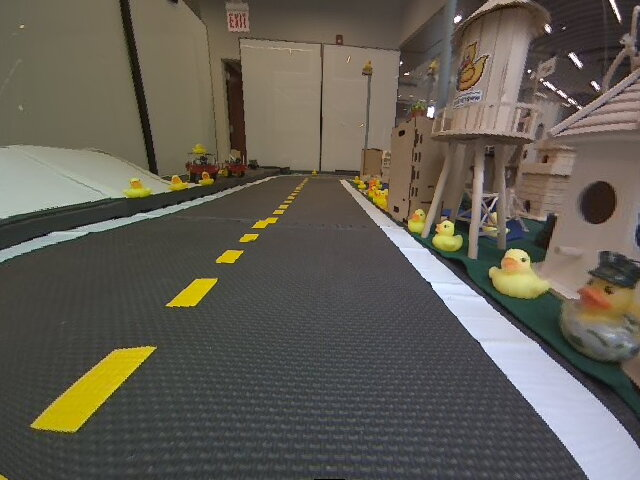
#> input picture visual_lane_servoing/solution/images/visual_control/pic1_rect.png, 640 x 480 px
$ jupyter execute --allow-errors SOLUTIONS_visual_control_activity.ipynb   (shell and % lines are left out)   (older library calls are emulated)
#> lines starting #> are read from the running program, lines starting #| are printed output that depends on the picture; after the words box and inside, x2 and y2 are one past the last pixel; in counts of white or black regions, pixels touching at a corner belong together
### visual_lane_servoing/solution/unit_test.py
import numpy as np
import cv2
from matplotlib import pyplot as plt


class UnitTestMessage:
    # Test the WheelEncoderStamped messages
    # [18 lines left out: function __init__, not called in this run]


class UnitTestLMO:
    # Test the detection and estimation of lane marking orientations
    # [22 lines left out: function __init__, not called in this run]


class UnitTestDLM:
    # Test the detection and estimation of lane marking orientations
    def __init__(self, detect_lane_markings):
        imgbgr = cv2.imread('../images/visual_control/test.png')
        img = cv2.cvtColor(imgbgr, cv2.COLOR_BGR2GRAY)

        left_masked_img, right_masked_img = detect_lane_markings(imgbgr)

        fig = plt.figure(figsize=(20, 5))
        ax1 = fig.add_subplot(1, 3, 1)
        # OpenCV uses BGR by default, whereas matplotlib uses RGB, so we generate an RGB version for the sake of visualization
        ax1.imshow(cv2.cvtColor(imgbgr, cv2.COLOR_BGR2RGB))
        ax1.set_title('Input image'), ax1.set_xticks([]), ax1.set_yticks([])

        ax2 = fig.add_subplot(1, 3, 2)
        ax2.imshow(cv2.cvtColor(imgbgr, cv2.COLOR_BGR2RGB))
        ax2.imshow(left_masked_img * img, cmap='gray')
        ax2.set_title('Mask (Left)'), ax2.set_xticks([]), ax2.set_yticks([])

        ax3 = fig.add_subplot(1, 3, 3)
        ax3.imshow(right_masked_img * img, cmap='gray')
        ax3.set_title('Mask (Right)'), ax3.set_xticks([]), ax3.set_yticks([]);

### visual_lane_servoing/solution/05-Visual-Control/SOLUTIONS_visual_control_activity.ipynb
<p style="text-align: right">

</p>

# 🚙 05 - Visual control

<figure>
  <div style="text-align:center;">

  <figcaption>The view from a Duckiebot when centered in its lane.</figcaption>
  </div>
</figure>

Now, we will combine the image processing tools that we have explored with the earlier exercise on image-based reactive control to design a policy for lane-following. Consider above image taken from the Duckiebot's camera when the Duckiebot was roughly centered in its lane. Our goal is to design a control policy that uses only images streamed from the Duckiebot's camera to keep it in the lane as it drives forward at a fixed velocity.

Rather than design a controller that reasons over the raw image, we will process the image to enhance aspects of the image that are helpful for lane-following. In particular, the dashed-yellow and solid-white lane markings provide valuable cues that we can use to guide the robot on order to stay in its lane.

Assume that the Duckiebot starts out in the center of its lane, facing in the direction of travel. Assume also that the Duckiebot is traveling forward at a nominal speed. We can imagine using the location of the dashed-yellow and solid-white lane markings in the image to vary the rotational velocities of the left and right wheels in order to stay in the lane. For example, if the dashed-yellow lane markings appear in the left- and right-halves of the image, we might command a negative rotational velocity (i.e., counter-clockwise) as a correction.

Of course, this requires that we can detect the dashed-yellow and solid-white lane markings and estimate their orientations. Thus, we want to apply a filter that makes the lane markings "pop out" in the image, while supressing as much of distracting content of the image. As we discussed in lecture, lane markings are brightly colored against a dark background (the road).

We can identify the location of lane markings in the image by applying finite-difference filters $h_x$ and $h_y$ (e.g., using the Sobel operator) to estimate the horizontal and vertical intensity gradients

$$ \nabla I[u,v] =
\begin{bmatrix}
G_x[u,v]\\
G_y[u,v]
\end{bmatrix}
$$

where

$$
\begin{align}
G_x = h_x * I\\
G_y = h_y * I
\end{align}
$$

We can then look for regions of the image where the magnitude of the intensity gradient is large as a measure of the strength of each edge.

$$
\lvert \nabla I[u,v] \rvert = \sqrt{\left(G_x[u,v]\right)^2 + \left(G_y[u,v]\right)^2}
$$

Assuming that these edges correspond to the lane boundaries, the direction of the gradients can then be used to estimate the desired orientations.

$$
\theta[u,v] = \textrm{atan2}\left(G_y[u,v], G_x[u,v]\right)
$$

In this exercise, we will develop this idea by investigating different ways of processing the images to tease out information about the robot's pose relative to the lane. We will use these results to implement a reactive image-space controller that we will validate on a simulated and/or real DuckieBot.

[cell 1]
## Run this cell to import relevant modules
%pylab inline

from matplotlib import pyplot as plt
import numpy as np
import cv2

Let's load the image into Python and then take a look at the horizontal and vertical gradients computed via the Sobel operator

[cell 2]
# Load in the image and generate hsv and grayscale versions
imgbgr = cv2.imread('../images/visual_control/pic1_rect.png')
#> imgbgr is the input picture: shape (480, 640, 3); mean B, G, R 83.3, 93.3, 98.2

# OpenCV uses BGR by default, whereas matplotlib uses RGB, so we generate an RGB version for the sake of visualization
imgrgb = cv2.cvtColor(imgbgr, cv2.COLOR_BGR2RGB)

# Convert the image to HSV for any color-based filtering
imghsv = cv2.cvtColor(imgbgr, cv2.COLOR_BGR2HSV)
#> imghsv: shape (480, 640, 3); mean H, S, V 52.4, 49.8, 101.7

# Most of our operations will be performed on the grayscale version
img = cv2.cvtColor(imgbgr, cv2.COLOR_BGR2GRAY)

# The image-to-ground homography associated with this image (Jacopo's)
H = np.array([-4.137917960301845e-05, -0.00011445854191468058, -0.1595567007347241,
              0.0008382870319844166, -4.141689222457687e-05, -0.2518201638170328,
              -0.00023561657746150284, -0.005370140574116084, 0.9999999999999999])

H = np.reshape(H,(3, 3))
Hinv = np.linalg.inv(H)

## Finding the Horizon

In Duckietown, the ground is planar and in other self-driving and robotics domains, it is often assumed that the ground is locally planar. We can exploit this as we search for lane markings by not searching above the horizon. In the world frame relative to which we estimated the homography (i.e., a reference frame with the origin centered between the drive wheels with the positive $x$-axis pointing forward and the positive $y$-axis to the left), the horizon corresponds to large $x$-coordinates. In Duckietown, we are only interested in the road a few meters in front of the Duckiebot.

[cell 3]
xmax = 5
X = np.array([xmax, 0.0, 1.0])
x = Hinv.dot(X)
x = x/x[-1]

height = img.shape[1]
mask_ground = np.ones(img.shape, dtype=np.uint8)
mask_ground[0:int(np.floor(x[1])),:] = 0

fig = plt.figure(figsize = (30,20))
ax1 = fig.add_subplot(1,4,1)
ax1.imshow(img*mask_ground,cmap = 'gray')
ax1.set_title('Horizon Mask'), ax1.set_xticks([]), ax1.set_yticks([]);

## Detecting Lane Markings using Sobel Edge Detection

[cell 4]
# Convolve the image with the Sobel operator (filter) to compute the numerical derivatives in the x and y directions
sobelx = cv2.Sobel(img,cv2.CV_64F,1,0)
sobely = cv2.Sobel(img,cv2.CV_64F,0,1)

# Compute the magnitude of the gradients
Gmag = np.sqrt(sobelx*sobelx + sobely*sobely)

# Compute the orientation of the gradients
Gdir = cv2.phase(np.array(sobelx, np.float32), np.array(sobely, dtype=np.float32), angleInDegrees=True)
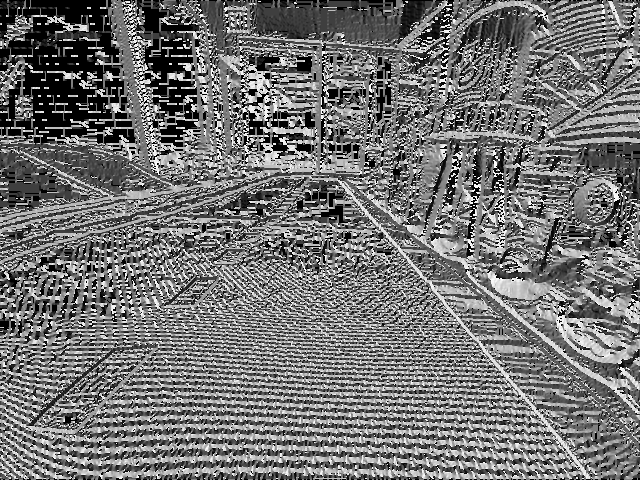
#> Gdir: shape (480, 640) float32; min 0, max 359.9, mean 162.6; drawn with min black and max white

fig = plt.figure(figsize = (30,20))
ax1 = fig.add_subplot(1,4,1)
ax1.imshow(img,cmap = 'gray')
ax1.set_title('Original'), ax1.set_xticks([]), ax1.set_yticks([])
ax2 = fig.add_subplot(1,4,2)
ax2.imshow(sobelx,cmap = 'gray')
ax2.set_title('Sobel X'), ax2.set_xticks([]), ax2.set_yticks([])
ax3 = fig.add_subplot(1,4,3)
ax3.imshow(sobely,cmap = 'gray')
ax3.set_title('Sobel Y'), ax3.set_xticks([]), ax3.set_yticks([]);
ax4 = fig.add_subplot(1,4,4)
ax4.imshow(np.uint8(Gmag))
ax4.set_title('Gradient Magnitude'), ax4.set_xticks([]), ax4.set_yticks([]);

Filtering the image has enhanced the location of the lane markings, but has also emphasized other locations where there are rapid changes in intensity. These include the duckies, buildings in Duckietown and duckies, the road surface, and elements in the background (e.g., the lights in the upper-right corner of the image). Note that we are using a non-grayscale colormap for the gradient magnitudes in order to more clearly convey locations that are enhanced by the Sobel operator.

We can reduce the occurrence of some of these features by first blurring the filter using a Gaussian kernel.

## Gaussian Blurring

The Sobel operator picks up on noise in the image as well as texture in the scene that we don't particularly care about. We can blur the image with a Gaussian kernel to reduce these spurious detections.

**Example: Gaussian Blurring**

Using your experience from the previous exercise, identify a setting for the standard deviation of the Gaussian kernel that removes noise and local texture (e.g., that of the road surface), without sacrificing too much valid content (namely, the edges associated with lane markings)

[cell 5]
# TODO: Identify a setting for the standard deviation that removes noise while not eliminating too much valid content.
sigma = 4

# Smooth the image using a Gaussian kernel
img_gaussian_filter = cv2.GaussianBlur(img,(0,0), sigma)
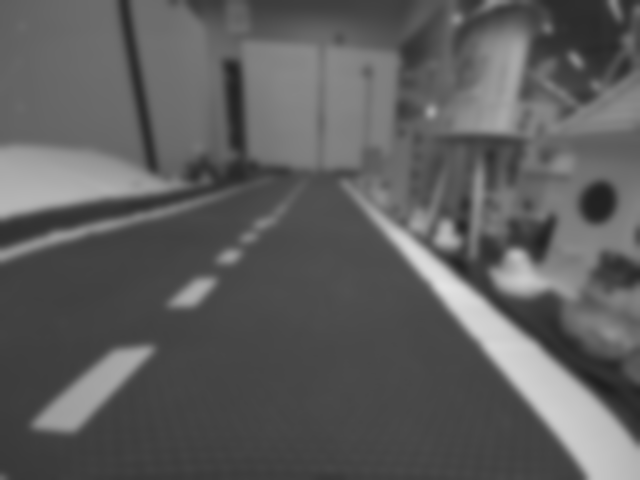
#> img_gaussian_filter: shape (480, 640); min 30, max 227, mean 93.6

# Visualize the filtered image alongside the original image.
fig = plt.figure(figsize = (20,20))
ax1 = fig.add_subplot(1,2,1)
ax1.imshow(img,cmap = 'gray')
ax1.set_title('Original'), ax1.set_xticks([]), ax1.set_yticks([])
ax2 = fig.add_subplot(1,2,2)
ax2.imshow(img_gaussian_filter,cmap = 'gray')
ax2.set_title('Gaussian Filter (Sigma = ' + str(sigma) +')'), ax2.set_xticks([]), ax2.set_yticks([]);

Now, let's look at the gradients of the blurred image. For this exercise, experiment with different settings for the standard deviation above and see how they affect the image gradients. In particular, compare the gradients for two extremes of the standard deviation (e.g., $\sigma=1$ and $\sigma=10$).

[cell 6]
# Convolve the image with the Sobel operator (filter) to compute the numerical derivatives in the x and y directions
sobelx = cv2.Sobel(img_gaussian_filter,cv2.CV_64F,1,0)
sobely = cv2.Sobel(img_gaussian_filter,cv2.CV_64F,0,1)
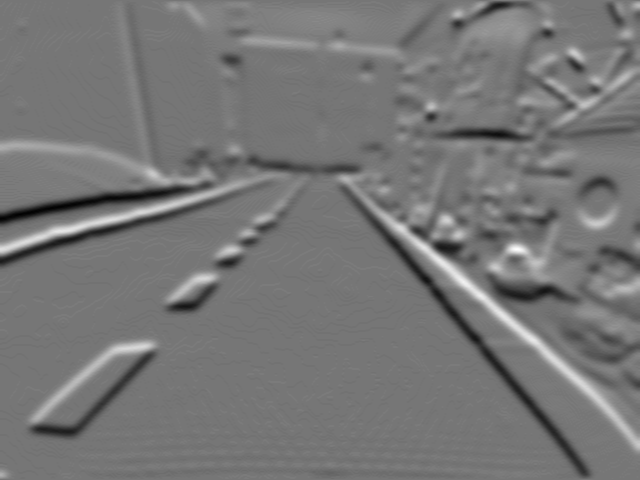
#> sobely: shape (480, 640) float64; min -103, max 118, mean -0.1; drawn with min black and max white

# Compute the magnitude of the gradients
Gmag = np.sqrt(sobelx*sobelx + sobely*sobely)

# Compute the orientation of the gradients
Gdir = cv2.phase(np.array(sobelx, np.float32), np.array(sobely, dtype=np.float32), angleInDegrees=True)
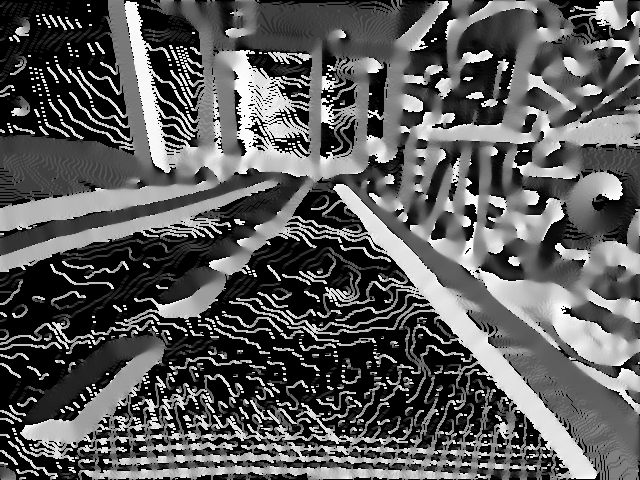
#> Gdir: shape (480, 640) float32; min 0, max 359.3, mean 128.1; drawn with min black and max white

fig = plt.figure(figsize = (30,20))
ax1 = fig.add_subplot(1,4,1)
ax1.imshow(img_gaussian_filter,cmap = 'gray')
ax1.set_title('Gaussian Blur'), ax1.set_xticks([]), ax1.set_yticks([])
ax2 = fig.add_subplot(1,4,2)
ax2.imshow(sobelx,cmap = 'gray')
ax2.set_title('Sobel X'), ax2.set_xticks([]), ax2.set_yticks([])
ax3 = fig.add_subplot(1,4,3)
ax3.imshow(sobely,cmap = 'gray')
ax3.set_title('Sobel Y'), ax3.set_xticks([]), ax3.set_yticks([]);
ax4 = fig.add_subplot(1,4,4)
ax4.imshow(np.uint8(Gmag))
ax4.set_title('Gradient Magnitude'), ax4.set_xticks([]), ax4.set_yticks([]);

## A Varient of Non-maximal Supression

With a suitable choice for the standard deviation, we have smoothed out some of the noise and texture in the image (e.g., the road), reducing the number of candidate edges while preserving most of the edges that corresopnd to lane markings.

Under the assumption that the edges associated with lane markings are stronger than most of of the edges in the image (in terms of the magnitude of the gradients), we can further eliminate distractors by only keeping edges whose gradient magnitude is greater than a threshold.

**Example: A form of non-maximal supression**

In this exercise, we will take a look at the histogram over gradient magnitudes to better understand the distribution of gradient magnitudes. Based on the histogram, we can choose a magnitude threshold that we will use to filter out weaker edges.

[cell 7]
# Visualize the histogram over gradient magnitudes
fig = plt.figure(figsize = (5,5))
ax1 = fig.add_subplot(1,1,1)
ax1.hist((Gmag*mask_ground).flatten(), bins=50)
ax1.set_title('Gradient Histogram');
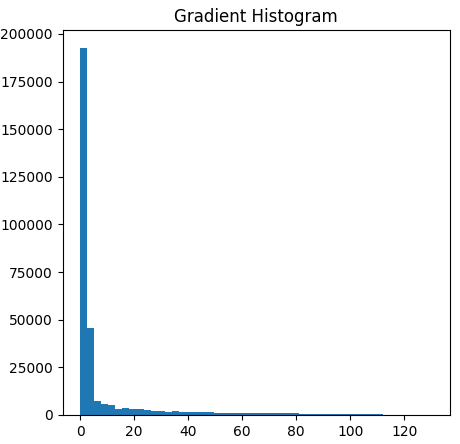
#> figure drawn by matplotlib, 1 panel; tallest bar 192408 high, from x = 2.22e-16 to 2.61

[cell 8]
# TODO: Use the histogram above to choose the minimum threshold on the gradient magnitude.
#       Edges whos gradient magnitude is below this threshold will be filtered out.
threshold = 30

mask_mag = (Gmag > threshold)
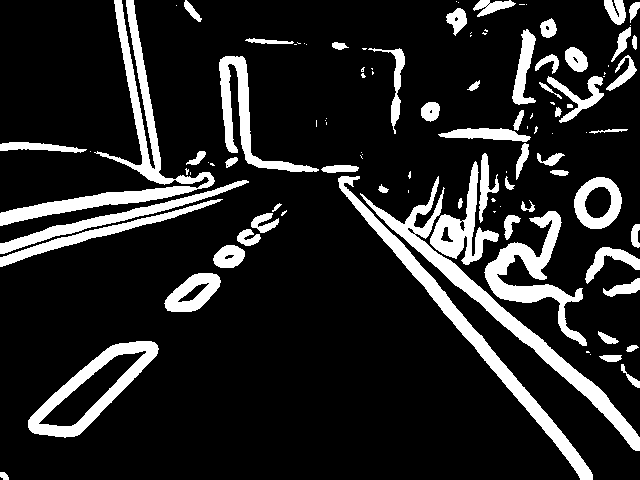
#> mask_mag: shape (480, 640) bool; 15.2% white; 109 white regions (49 under 20 px), largest, box (x1, y1, x2, y2) and area: (0, 0, 215, 226) 5847, (360, 176, 640, 451) 5459, (338, 176, 593, 480) 4786

fig = plt.figure(figsize = (20,10))
ax1 = fig.add_subplot(1,2,1)
ax1.imshow(Gmag, cmap = 'gray')
ax1.set_title('Gradient Magnitude'), ax1.set_xticks([]), ax1.set_yticks([])
ax2 = fig.add_subplot(1,2,2)
ax2.imshow(mask_mag*Gmag,cmap = 'gray')
ax2.set_title('Gradient Magnitude (Thresholded)'), ax2.set_xticks([]), ax2.set_yticks([]);
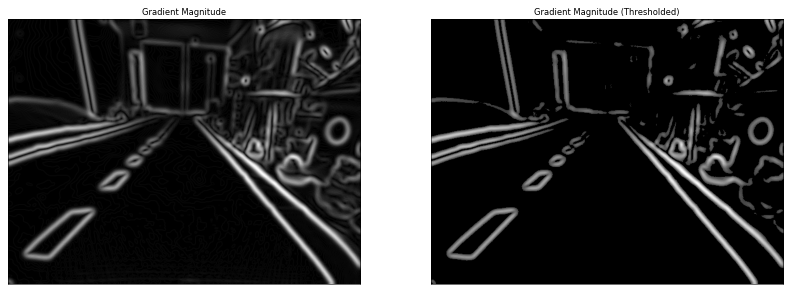
#> figure drawn by matplotlib, 2 panels

## Color-based Masking

Having identified a candidate set of edges, we can now try design a set of masks that isolate the edges associated with the dashed-yellow and solid-white lane markings.

Perhaps the most obvious thing to do is to create masks that filter out pixels whose color differs from that of the yellow and white lines.

**Exercise: Color-based Masking**

Following what we did in the Braitenberg exercise, we can select upper- and lower-bounds on the HSV values for the two lines. One option mentioned in the Braitenberg exercise is to use [this online color picker](https://pinetools.com/image-color-picker), which allows us to get the HSV values for particular pixels.

**Note**: When we go to use these bounds, remember that OpenCV uses uses the convention that $\textrm{H} \in [0, 179]$, $\textrm{S} \in [0, 255]$, and $\textrm{V} \in [0, 255]$, while other tools may use different ranges (e.g., Gimp uses $\textrm{H} \in [0, 360]$, $\textrm{S} \in [0, 100]$, and $\textrm{V} \in [0, 100])$.

**Note**: While the HSV color space provides a better representation (e.g., compared to RGB) for color-based detection, the appearance of the yellow and white lane markings will change due to variations in illumination, shading, etc. for In order to improve the generalizability of these bounds, you are encouraged to also consider the `../images/visual_control/pic3_rect.png` image and define bounds that are appropriate for both.

[cell 9]
# Using the above tool, we can identify the bounds as follows
white_lower_hsv = np.array([0/2, 3*255/100, 52*255/100])
white_upper_hsv = np.array([360/2, 26*255/100, 96*255/100])
yellow_lower_hsv = np.array([44/2, 47*255/100, 48*255/100])
yellow_upper_hsv = np.array([55/2, 100*255/100, 85*255/100])

mask_white = cv2.inRange(imghsv, white_lower_hsv, white_upper_hsv)
#> mask_white: shape (480, 640); 17.5% white; 272 white regions (238 under 20 px), largest, box (x1, y1, x2, y2) and area: (340, 180, 640, 480) 13503, (0, 145, 170, 219) 7696, (449, 29, 640, 142) 7288
mask_yellow = cv2.inRange(imghsv, yellow_lower_hsv, yellow_upper_hsv)
#> mask_yellow: shape (480, 640); 2% white; 46 white regions (26 under 20 px), largest, box (x1, y1, x2, y2) and area: (33, 346, 155, 433) 3614, (169, 278, 218, 307) 620, (492, 270, 541, 297) 390

fig = plt.figure(figsize = (20,10))
ax1 = fig.add_subplot(1,3,1)
ax1.imshow(imgrgb)
ax1.set_title('Original'), ax1.set_xticks([]), ax1.set_yticks([])
ax2 = fig.add_subplot(1,3,2)
ax2.imshow(imgrgb)
ax2.imshow(mask_white, cmap='jet', alpha=0.5)
ax2.set_title('Filtered by Color (White)'), ax2.set_xticks([]), ax2.set_yticks([]);
ax3 = fig.add_subplot(1,3,3)
ax3.imshow(imgrgb)
ax3.imshow(mask_yellow, cmap='jet', alpha=0.5)
ax3.set_title('Filtered by Color (Yellow)'), ax3.set_xticks([]), ax3.set_yticks([]);

## Edge-based Masking

Now, we will explore possible ways to mask out unwanted edges based upon their orientation in the image.

Assuming that the DuckieBot hasn't deviated too much from its lane, most of the dashed-yellow line should lie in the left-half of the image, while most of the solid-white line should lie in the right-half of the image. We can use this to reason separately over dashed-yellow and solid-white lane markings.

**Exercise: Edge-based Masking**

[cell 10]
# Let's create masks for the left- and right-halves of the image
width = img.shape[1]
mask_left = np.ones(sobelx.shape)
mask_left[:,int(np.floor(width/2)):width + 1] = 0
mask_right = np.ones(sobelx.shape)
mask_right[:,0:int(np.floor(width/2))] = 0

The inner edge of the dashed-yellow line corresponds to a negative gradient in the $x$- and $y$-directions, while the inner-edge of the solid-white line corresponds to a positive gradient in the $x$-direction and negative gradient in the $y$-direction. We can use this to further mask out unwanted edges.

[cell 11]
# In the left-half image, we are interested in the right-half of the dashed yellow line, which corresponds to negative x- and y-derivatives
# In the right-half image, we are interested in the left-half of the solid white line, which correspons to a positive x-derivative and a negative y-derivative
# Generate a mask that identifies pixels based on the sign of their x-derivative
mask_sobelx_pos = (sobelx > 0)
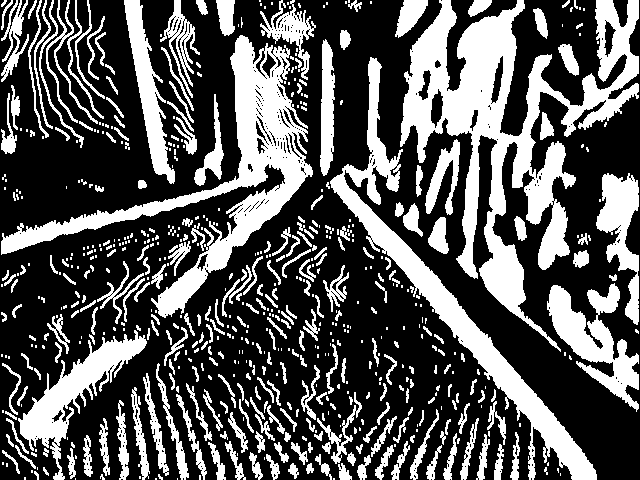
#> mask_sobelx_pos: shape (480, 640) bool; 34.1% white; 621 white regions (341 under 20 px), largest, box (x1, y1, x2, y2) and area: (400, 0, 639, 352) 25063, (1, 35, 313, 318) 14399, (330, 57, 597, 480) 11221
mask_sobelx_neg = (sobelx < 0)
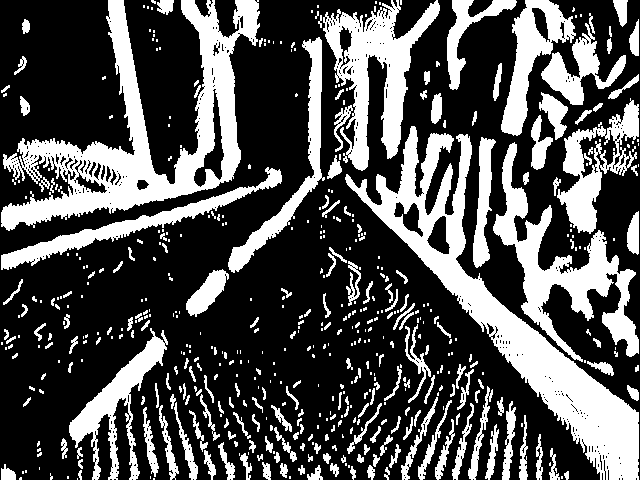
#> mask_sobelx_neg: shape (480, 640) bool; 31.9% white; 521 white regions (311 under 20 px), largest, box (x1, y1, x2, y2) and area: (345, 126, 639, 480) 18580, (1, 0, 260, 231) 17685, (493, 142, 639, 362) 8260
mask_sobely_pos = (sobely > 0)
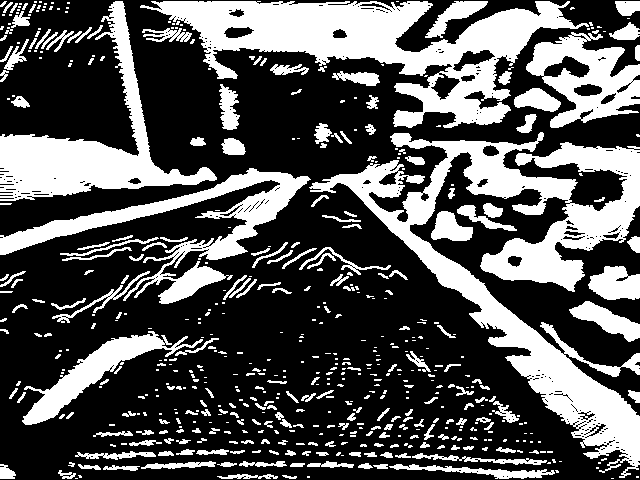
#> mask_sobely_pos: shape (480, 640) bool; 33.6% white; 545 white regions (315 under 20 px), largest, box (x1, y1, x2, y2) and area: (309, 132, 640, 478) 29047, (140, 1, 589, 128) 20813, (0, 1, 217, 201) 10624
mask_sobely_neg = (sobely < 0)
#> mask_sobely_neg: shape (480, 640) bool; 33.6% white; 599 white regions (345 under 20 px), largest, box (x1, y1, x2, y2) and area: (0, 1, 599, 479) 31041, (410, 154, 640, 366) 14317, (384, 27, 640, 156) 7412
#> (the rest of the program and of its run is left out)
